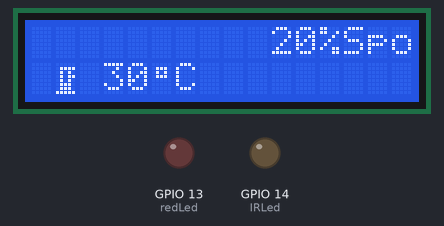
Bench run of a program on a simulated ESP32. Shown: 16×2 character LCD, output pins drawn as LEDs (lit = HIGH). WiFi joins after 1.5 s; servers stay silent unless stated; no MQTT or app messages arrive unless stated.

Above: at 0.2 s.
At 1.1 s:
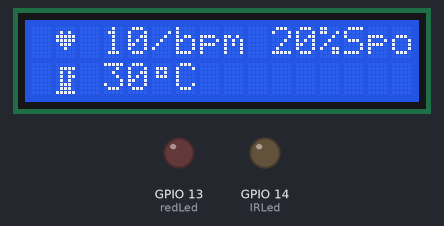
At 19.4 s:
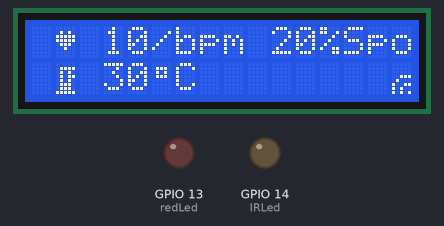
At 38.6 s:
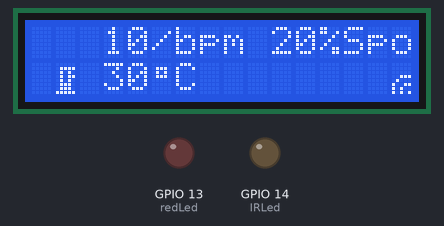

Measured:
- what the display in image 1 shows lasts 1.0 s, from 1.1 s to 2.1 s
- what the display in image 2 shows lasts 1.0 s, from 19.4 s to 20.4 s

The program:

main.cpp
```cpp
#include <Arduino.h>
#include <WiFi.h>
#include <Wire.h>
#include <PubSubClient.h>
#include <LiquidCrystal_I2C.h>

#define maxperiod_siz 80 // max number of samples in a period
#define measures 10      // number of periods stored
#define samp_siz 4       // number of samples for average
#define rise_threshold 3 // number of rising measures to determine a peak

//  WIFI VARIABLES
#define WIFISSID " Phone"
#define PASSWORD "12345678901"
#define TOKEN "BBFF-EpKOwNyeMCpbvlLzLzsq8YAyikyym2"
#define VARIABLE_LABEL_TEMPERATURE "temperature"
#define VARIABLE_LABEL_Spo2 "Spo2"
#define VARIABLE_LABEL_Bpm "bpm"
#define DEVICE_ID "esp32"
#define SERVER "things.ubidots.com" // Servidor do Ubidots (broker)
#define PORT 1883
// Tópico aonde serão feitos os publish, "esp32-dht" é o DEVICE_LABEL
#define TOPIC "/v1.6/devices/esp32-spo2"
/************** end **********/

// SPO2 VARIABLES
#define AnalogPin 34
#define redLed 13
#define IRLed 14
#define arraySize 100 // total number of samples
#define sampleSize 10 // size of samples to calculate period of signal
#define peakError 3   // 10% peak value error for bpm calculation
#define period 10     // amount of milliseconds to read the sensor

float start, values, average;
float arrayRed[arraySize], arrayIR[arraySize];
float peak_max_ref = 0, peak_ref_top = 0, peak_ref_bottom = 0;
float arrayPeakValue[arraySize], arrayPeakPosition[arraySize];
float beatsPosition[2], beatConversionTime = 0;
int n, rising = 0, cycle = 0, finger_cycle = 0;
int finger_print = 0, peak_detection_cycle = 1;
int peakCounter = 0, beats = 0, beatsPositionDiff = 0;
boolean finger = LOW, finger_detect = LOW;

float AC_red = 0;
float DC_red = 0;
float AC_ir = 0;
float DC_ir = 0;

float max_value_red = 0;
float max_value_ir = 0;
int i = 0;
int j = 0;
float min_value_red = 0;
float min_value_ir = 0;
int k = 0;
int l = 0;

float a = 0;
float b = 0;
float R = 0;
float Spo2 = 0;

float bpm = 0;
/******************end********************/

// NTC VARIABLES
float R1 = 10000;
float R3 = 1400;
float R4 = 3000;
float R5 = 12000;
float R6 = 18000;
float Vy = 3.409;

float Vcc = 5;
float R_NTC = 0;
float red_ADC = 0;
float IR_ADC = 0;
float Vo = 0;
float Ro = 10000;
float To = 25 + 273.15;
float T_K = 0;
float T_C = 0;
float B = 4300;
float temperature = 0;

/***********end**********/

WiFiClient ubidots;
// Objeto PubSubClient usado para publish–subscribe
PubSubClient client(ubidots);

// lcd character animation
#if defined(ARDUINO) && ARDUINO >= 100
#define printByte(args) write(args);
#else
#define printByte(args) print(args, BYTE);
#endif
boolean lcdstate = true;
boolean dataSendStates = false;
uint8_t heart[8] = {0x0, 0xa, 0x1f, 0x1f, 0xe, 0x4, 0x0};
byte termometer[] = {
    0x00,
    0x0F,
    0x0A,
    0x0B,
    0x0A,
    0x0E,
    0x0E,
    0x1F};

byte celsios[] = {
    0x00,
    0x0E,
    0x0A,
    0x0E,
    0x00,
    0x00,
    0x00,
    0x00};

byte wifi[] = {
    B00000,
    B00000,
    B00000,
    B00111,
    B01000,
    B10011,
    B10100,
    B10101};

// a liquid crystal displays BPM
LiquidCrystal_I2C lcd(0x27, 16, 2);
const unsigned long eventInterval = 1000;
const unsigned long eventIntervalwifi = 1000;


unsigned long previousTime = 0;
unsigned long previousTime1 = 0;

// FUNCTIONS:

bool mqttInit()
{
  // Inicia WiFi com o SSID e a senha
  WiFi.begin(WIFISSID, PASSWORD);
  // Loop até que o WiFi esteja conectado

  // Seta servidor com o broker e a porta
  client.setServer(SERVER, PORT);
}

void reconnect()
{
  // Loop até que o MQTT esteja conectado
  while (!client.connected())
  {
    // sinaliza desconexão do mqtt no display

    lcd.println(" MQTT connection...");
    delay(100);
    lcd.clear();
    // Tenta conectar
    if (client.connect(DEVICE_ID, TOKEN, ""))
      Serial.println("connected");
    else
    {
      Serial.print("failed, rc=");
      Serial.print(client.state());
      Serial.println(" try again in 2 seconds");
      // Aguarda 2 segundos antes de retomar
      delay(2000);
    }
  }
}

bool sendValues(float temperature, float spo2)
{
  char json[250];
  // Atribui para a cadeia de caracteres "json" os valores referentes a temperatura e os envia para avariável do ubidots correspondente
  sprintf(json, "{\"%s\":{\"value\":%02.02f, \"context\":{\"temperature\":%02.02f,\"spo2\":%02.02f}}}", VARIABLE_LABEL_TEMPERATURE, temperature, temperature, spo2);
  if (!client.publish(TOPIC, json))
    return false;
  // Atribui para a cadeia de caracteres "json" os valores referentes a umidade e os envia para avariável do ubidots correspondente
  sprintf(json, "{\"%s\":{\"value\":%02.02f, \"context\":{\"temperature\":%02.02f,\"spo2\":%02.02f}}}", VARIABLE_LABEL_Spo2, spo2, temperature, spo2);
  if (!client.publish(TOPIC, json))
  {

    return false;
  }

  // Se tudo der certo retorna true

  return true;
}

float temperature_measure()
{
  R_NTC = (float)R1 * (Vcc * (1 + R6 / R5) / (Vo + R6 * Vy / R5) - 1);
  // Serial.print("R_NTC: ");
  // Serial.println(R_NTC);

  // Modelo Beta
  T_K = (float)1 / (1 / B * log(R_NTC / Ro) + 1 / To);
  T_C = T_K - 273.15;
  // Serial.print("T_NTC: ");
  // Serial.println(T_C);
  return T_C;
}

void lcdDisplay(int bpm, int spo2, int temp)
{
  unsigned long currentTime = millis();

  lcd.createChar(0, heart);
  lcd.createChar(1, celsios);
  lcd.createChar(3, termometer);
  lcd.createChar(4, wifi);
  /* This is the event */
  if (currentTime - previousTime >= eventInterval)
  {
    /* Event code */
    if (lcdstate == true)
    {
      lcd.setCursor(1, 0);
      lcd.printByte(0);
    }
    else
    {
      lcd.setCursor(1, 0);
      lcd.print(" ");
    }
    lcdstate = !lcdstate;
    /* Update the timing for the next time around */
    previousTime = currentTime;
  }
  lcd.print(" ");
  lcd.print(bpm);
  lcd.print("/bpm");
  lcd.setCursor(10, 0);
  lcd.print(spo2);
  lcd.print("%Spo");
  lcd.setCursor(0, 1);
  lcd.print(" ");
  lcd.printByte(3);
  lcd.print(" ");
  lcd.print(temp);
  lcd.printByte(1);
  lcd.print("C");
  if (dataSendStates)
  {
    lcd.setCursor(15, 1);
    lcd.printByte(4);
  }
  else
  {
    lcd.setCursor(15, 1);
    lcd.print(" ");
  }
}

void setup()
{
  // put your setup code here, to run once:
  Serial.begin(9600);

  lcd.init(); // initialize the lcd
  lcd.backlight();
  // wifi init
  mqttInit();

  pinMode(AnalogPin, INPUT);
  pinMode(redLed, OUTPUT);
  pinMode(IRLed, OUTPUT);

  // turns off leds
  digitalWrite(redLed, LOW);
  digitalWrite(IRLed, LOW);
}

void loop()
{
  unsigned long currentTime = millis();
  if (currentTime - previousTime1 >= eventIntervalwifi)
  {
    if (WiFi.status() == WL_CONNECTED && client.connect(DEVICE_ID, TOKEN, ""))
    {
      dataSendStates = true;
      sendValues(60, 20.3);
    }
    else
    {
      dataSendStates = false;
    }

    previousTime1 = currentTime;
  }

  lcdDisplay(10, 20, 30);

  /* This is the event*/
}
```
